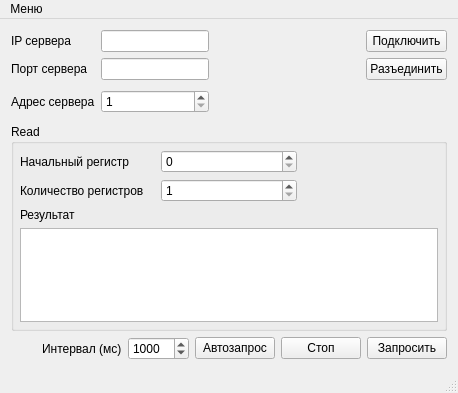
<?xml version="1.0" encoding="UTF-8"?>
<ui version="4.0">
 <class>MainWindow</class>
 <widget class="QMainWindow" name="MainWindow">
  <property name="geometry">
   <rect>
    <x>0</x>
    <y>0</y>
    <width>458</width>
    <height>393</height>
   </rect>
  </property>
  <property name="maximumSize">
   <size>
    <width>16777215</width>
    <height>1000</height>
   </size>
  </property>
  <property name="windowTitle">
   <string>Modbus Client Example</string>
  </property>
  <widget class="QWidget" name="centralWidget">
   <layout class="QGridLayout" name="gridLayout_2">
    <item row="0" column="0">
     <layout class="QGridLayout" name="gridLayout">
      <item row="0" column="1">
       <widget class="QLineEdit" name="lineIP">
        <property name="sizePolicy">
         <sizepolicy hsizetype="Preferred" vsizetype="Fixed">
          <horstretch>0</horstretch>
          <verstretch>0</verstretch>
         </sizepolicy>
        </property>
       </widget>
      </item>
      <item row="0" column="0">
       <widget class="QLabel" name="labelIP">
        <property name="sizePolicy">
         <sizepolicy hsizetype="Maximum" vsizetype="Preferred">
          <horstretch>0</horstretch>
          <verstretch>0</verstretch>
         </sizepolicy>
        </property>
        <property name="text">
         <string>IP сервера</string>
        </property>
       </widget>
      </item>
      <item row="4" column="0" colspan="4">
       <layout class="QHBoxLayout" name="horizontalLayout_2">
        <item>
         <widget class="QGroupBox" name="groupBox">
          <property name="minimumSize">
           <size>
            <width>250</width>
            <height>0</height>
           </size>
          </property>
          <property name="title">
           <string>Read</string>
          </property>
          <layout class="QGridLayout" name="gridLayout_3">
           <property name="leftMargin">
            <number>6</number>
           </property>
           <property name="topMargin">
            <number>6</number>
           </property>
           <property name="rightMargin">
            <number>6</number>
           </property>
           <property name="bottomMargin">
            <number>6</number>
           </property>
           <item row="4" column="0" colspan="3">
            <widget class="QListWidget" name="listWidget">
             <property name="minimumSize">
              <size>
               <width>0</width>
               <height>0</height>
              </size>
             </property>
             <property name="isWrapping" stdset="0">
              <bool>true</bool>
             </property>
            </widget>
           </item>
           <item row="0" column="0">
            <widget class="QLabel" name="labelStartRegister">
             <property name="text">
              <string>Начальный регистр</string>
             </property>
            </widget>
           </item>
           <item row="3" column="0">
            <widget class="QLabel" name="labelResult">
             <property name="text">
              <string>Результат</string>
             </property>
            </widget>
           </item>
           <item row="1" column="0">
            <widget class="QLabel" name="labelRegistersNumber">
             <property name="text">
              <string>Количество регистров</string>
             </property>
            </widget>
           </item>
           <item row="0" column="1">
            <widget class="QSpinBox" name="spinStartRegister">
             <property name="maximum">
              <number>999</number>
             </property>
            </widget>
           </item>
           <item row="1" column="1">
            <widget class="QSpinBox" name="spinRegistersCount">
             <property name="minimum">
              <number>1</number>
             </property>
             <property name="maximum">
              <number>999</number>
             </property>
            </widget>
           </item>
          </layout>
         </widget>
        </item>
       </layout>
      </item>
      <item row="5" column="0" colspan="4">
       <layout class="QHBoxLayout" name="horizontalLayout">
        <item>
         <spacer name="horizontalSpacer_2">
          <property name="orientation">
           <enum>Qt::Horizontal</enum>
          </property>
          <property name="sizeHint" stdset="0">
           <size>
            <width>13</width>
            <height>17</height>
           </size>
          </property>
         </spacer>
        </item>
        <item>
         <widget class="QLabel" name="labelRegistersNumber_2">
          <property name="sizePolicy">
           <sizepolicy hsizetype="Maximum" vsizetype="Preferred">
            <horstretch>0</horstretch>
            <verstretch>0</verstretch>
           </sizepolicy>
          </property>
          <property name="text">
           <string>Интервал (мс)</string>
          </property>
         </widget>
        </item>
        <item>
         <widget class="QSpinBox" name="spinInterval">
          <property name="minimum">
           <number>10</number>
          </property>
          <property name="maximum">
           <number>99999</number>
          </property>
          <property name="value">
           <number>1000</number>
          </property>
         </widget>
        </item>
        <item>
         <widget class="QPushButton" name="buttonAutoRead">
          <property name="sizePolicy">
           <sizepolicy hsizetype="Maximum" vsizetype="Fixed">
            <horstretch>0</horstretch>
            <verstretch>0</verstretch>
           </sizepolicy>
          </property>
          <property name="text">
           <string>Автозапрос</string>
          </property>
         </widget>
        </item>
        <item>
         <widget class="QPushButton" name="buttonAutoStop">
          <property name="sizePolicy">
           <sizepolicy hsizetype="Maximum" vsizetype="Fixed">
            <horstretch>0</horstretch>
            <verstretch>0</verstretch>
           </sizepolicy>
          </property>
          <property name="text">
           <string>Стоп</string>
          </property>
         </widget>
        </item>
        <item>
         <widget class="QPushButton" name="readButton">
          <property name="sizePolicy">
           <sizepolicy hsizetype="Maximum" vsizetype="Fixed">
            <horstretch>0</horstretch>
            <verstretch>0</verstretch>
           </sizepolicy>
          </property>
          <property name="text">
           <string>Запросить</string>
          </property>
         </widget>
        </item>
       </layout>
      </item>
      <item row="0" column="3" rowspan="4">
       <layout class="QVBoxLayout" name="verticalLayout">
        <item>
         <widget class="QPushButton" name="buttonConnect">
          <property name="text">
           <string>Подключить</string>
          </property>
         </widget>
        </item>
        <item>
         <widget class="QPushButton" name="buttonDisconnect">
          <property name="text">
           <string>Разъединить</string>
          </property>
         </widget>
        </item>
        <item>
         <spacer name="verticalSpacer">
          <property name="orientation">
           <enum>Qt::Vertical</enum>
          </property>
          <property name="sizeHint" stdset="0">
           <size>
            <width>20</width>
            <height>40</height>
           </size>
          </property>
         </spacer>
        </item>
       </layout>
      </item>
      <item row="0" column="2" rowspan="4">
       <spacer name="horizontalSpacer_5">
        <property name="orientation">
         <enum>Qt::Horizontal</enum>
        </property>
        <property name="sizeHint" stdset="0">
         <size>
          <width>28</width>
          <height>88</height>
         </size>
        </property>
       </spacer>
      </item>
      <item row="1" column="0">
       <widget class="QLabel" name="labelPort">
        <property name="sizePolicy">
         <sizepolicy hsizetype="Maximum" vsizetype="Preferred">
          <horstretch>0</horstretch>
          <verstretch>0</verstretch>
         </sizepolicy>
        </property>
        <property name="text">
         <string>Порт сервера</string>
        </property>
       </widget>
      </item>
      <item row="1" column="1">
       <widget class="QLineEdit" name="linePort">
        <property name="sizePolicy">
         <sizepolicy hsizetype="Preferred" vsizetype="Fixed">
          <horstretch>0</horstretch>
          <verstretch>0</verstretch>
         </sizepolicy>
        </property>
       </widget>
      </item>
      <item row="2" column="1" rowspan="2">
       <widget class="QSpinBox" name="spinAddress">
        <property name="minimum">
         <number>1</number>
        </property>
        <property name="maximum">
         <number>247</number>
        </property>
       </widget>
      </item>
      <item row="2" column="0" rowspan="2">
       <widget class="QLabel" name="labelAddress">
        <property name="sizePolicy">
         <sizepolicy hsizetype="Maximum" vsizetype="Preferred">
          <horstretch>0</horstretch>
          <verstretch>0</verstretch>
         </sizepolicy>
        </property>
        <property name="text">
         <string>Адрес сервера</string>
        </property>
       </widget>
      </item>
     </layout>
    </item>
   </layout>
  </widget>
  <widget class="QStatusBar" name="statusBar"/>
  <widget class="QMenuBar" name="menuBar">
   <property name="geometry">
    <rect>
     <x>0</x>
     <y>0</y>
     <width>458</width>
     <height>22</height>
    </rect>
   </property>
   <widget class="QMenu" name="mainMenu">
    <property name="title">
     <string>Меню</string>
    </property>
    <addaction name="actionConnect"/>
    <addaction name="actionDisconnect"/>
    <addaction name="separator"/>
    <addaction name="actionLoad"/>
    <addaction name="actionSave"/>
    <addaction name="separator"/>
    <addaction name="actionExit"/>
   </widget>
   <addaction name="mainMenu"/>
  </widget>
  <action name="actionConnect">
   <property name="icon">
    <iconset>
     <normaloff>:/images/connect.png</normaloff>:/images/connect.png</iconset>
   </property>
   <property name="text">
    <string>&amp;Подключить</string>
   </property>
   <property name="shortcut">
    <string>Ctrl+C</string>
   </property>
  </action>
  <action name="actionDisconnect">
   <property name="icon">
    <iconset>
     <normaloff>:/images/disconnect.png</normaloff>:/images/disconnect.png</iconset>
   </property>
   <property name="text">
    <string>&amp;Разъединить</string>
   </property>
   <property name="shortcut">
    <string>Ctrl+D</string>
   </property>
  </action>
  <action name="actionExit">
   <property name="icon">
    <iconset>
     <normaloff>:/images/application-exit.png</normaloff>:/images/application-exit.png</iconset>
   </property>
   <property name="text">
    <string>&amp;Выход</string>
   </property>
   <property name="shortcut">
    <string>Ctrl+Q</string>
   </property>
  </action>
  <action name="actionSave">
   <property name="text">
    <string>Сохранить</string>
   </property>
   <property name="shortcut">
    <string>Ctrl+S</string>
   </property>
  </action>
  <action name="actionLoad">
   <property name="text">
    <string>Загрузить</string>
   </property>
   <property name="shortcut">
    <string>Ctrl+X</string>
   </property>
  </action>
 </widget>
 <layoutdefault spacing="6" margin="11"/>
 <tabstops>
  <tabstop>spinStartRegister</tabstop>
  <tabstop>listWidget</tabstop>
 </tabstops>
 <resources/>
 <connections/>
</ui>
